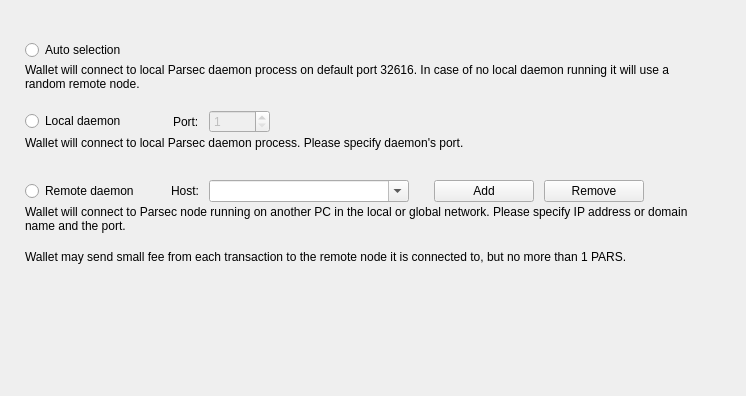
<?xml version="1.0" encoding="UTF-8"?>
<ui version="4.0">
 <class>ConnectionOptionsFrame</class>
 <widget class="QFrame" name="ConnectionOptionsFrame">
  <property name="geometry">
   <rect>
    <x>0</x>
    <y>0</y>
    <width>746</width>
    <height>396</height>
   </rect>
  </property>
  <property name="windowTitle">
   <string>Frame</string>
  </property>
  <property name="frameShape">
   <enum>QFrame::NoFrame</enum>
  </property>
  <property name="frameShadow">
   <enum>QFrame::Raised</enum>
  </property>
  <layout class="QVBoxLayout" name="verticalLayout_5">
   <property name="spacing">
    <number>0</number>
   </property>
   <property name="leftMargin">
    <number>25</number>
   </property>
   <property name="topMargin">
    <number>40</number>
   </property>
   <property name="rightMargin">
    <number>49</number>
   </property>
   <item>
    <widget class="QWidget" name="widget" native="true">
     <property name="sizePolicy">
      <sizepolicy hsizetype="Preferred" vsizetype="Fixed">
       <horstretch>0</horstretch>
       <verstretch>0</verstretch>
      </sizepolicy>
     </property>
     <property name="minimumSize">
      <size>
       <width>0</width>
       <height>70</height>
      </size>
     </property>
     <property name="maximumSize">
      <size>
       <width>16777215</width>
       <height>70</height>
      </size>
     </property>
     <layout class="QVBoxLayout" name="verticalLayout" stretch="0,1">
      <property name="spacing">
       <number>3</number>
      </property>
      <property name="leftMargin">
       <number>0</number>
      </property>
      <property name="topMargin">
       <number>0</number>
      </property>
      <property name="rightMargin">
       <number>0</number>
      </property>
      <property name="bottomMargin">
       <number>0</number>
      </property>
      <item>
       <widget class="QRadioButton" name="m_autoRadio">
        <property name="text">
         <string>Auto selection</string>
        </property>
        <attribute name="buttonGroup">
         <string notr="true">m_connectionButtonGroup</string>
        </attribute>
       </widget>
      </item>
      <item alignment="Qt::AlignTop">
       <widget class="WalletGui::WalletSmallGrayTextLabel" name="m_autoHelperLabel">
        <property name="text">
         <string>Wallet will connect to local Parsec daemon process on default port 32616. In case of no local daemon running it will use a random remote node.</string>
        </property>
        <property name="alignment">
         <set>Qt::AlignLeading|Qt::AlignLeft|Qt::AlignTop</set>
        </property>
        <property name="wordWrap">
         <bool>true</bool>
        </property>
        <property name="indent">
         <number>0</number>
        </property>
       </widget>
      </item>
     </layout>
    </widget>
   </item>
   <item>
    <widget class="QWidget" name="widget_3" native="true">
     <property name="sizePolicy">
      <sizepolicy hsizetype="Preferred" vsizetype="Fixed">
       <horstretch>0</horstretch>
       <verstretch>0</verstretch>
      </sizepolicy>
     </property>
     <property name="minimumSize">
      <size>
       <width>0</width>
       <height>70</height>
      </size>
     </property>
     <property name="maximumSize">
      <size>
       <width>16777215</width>
       <height>70</height>
      </size>
     </property>
     <layout class="QVBoxLayout" name="verticalLayout_3" stretch="0,1">
      <property name="spacing">
       <number>3</number>
      </property>
      <property name="leftMargin">
       <number>0</number>
      </property>
      <property name="topMargin">
       <number>0</number>
      </property>
      <property name="rightMargin">
       <number>0</number>
      </property>
      <property name="bottomMargin">
       <number>0</number>
      </property>
      <item>
       <layout class="QHBoxLayout" name="horizontalLayout">
        <property name="spacing">
         <number>10</number>
        </property>
        <item>
         <widget class="QRadioButton" name="m_localRadio">
          <property name="text">
           <string>Local daemon</string>
          </property>
          <attribute name="buttonGroup">
           <string notr="true">m_connectionButtonGroup</string>
          </attribute>
         </widget>
        </item>
        <item>
         <spacer name="horizontalSpacer">
          <property name="orientation">
           <enum>Qt::Horizontal</enum>
          </property>
          <property name="sizeType">
           <enum>QSizePolicy::Fixed</enum>
          </property>
          <property name="sizeHint" stdset="0">
           <size>
            <width>37</width>
            <height>20</height>
           </size>
          </property>
         </spacer>
        </item>
        <item>
         <widget class="QLabel" name="label">
          <property name="text">
           <string>Port:</string>
          </property>
         </widget>
        </item>
        <item alignment="Qt::AlignVCenter">
         <widget class="QSpinBox" name="m_localPortSpin">
          <property name="enabled">
           <bool>false</bool>
          </property>
          <property name="minimum">
           <number>1</number>
          </property>
          <property name="maximum">
           <number>65535</number>
          </property>
          <property name="value">
           <number>1</number>
          </property>
         </widget>
        </item>
        <item>
         <spacer name="horizontalSpacer_2">
          <property name="orientation">
           <enum>Qt::Horizontal</enum>
          </property>
          <property name="sizeHint" stdset="0">
           <size>
            <width>40</width>
            <height>20</height>
           </size>
          </property>
         </spacer>
        </item>
       </layout>
      </item>
      <item alignment="Qt::AlignTop">
       <widget class="WalletGui::WalletSmallGrayTextLabel" name="m_localHelperLabel">
        <property name="text">
         <string>Wallet will connect to local Parsec daemon process. Please specify daemon's port.</string>
        </property>
        <property name="alignment">
         <set>Qt::AlignLeading|Qt::AlignLeft|Qt::AlignTop</set>
        </property>
        <property name="wordWrap">
         <bool>true</bool>
        </property>
        <property name="indent">
         <number>0</number>
        </property>
       </widget>
      </item>
     </layout>
    </widget>
   </item>
   <item>
    <widget class="QWidget" name="widget_4" native="true">
     <property name="sizePolicy">
      <sizepolicy hsizetype="Preferred" vsizetype="Fixed">
       <horstretch>0</horstretch>
       <verstretch>0</verstretch>
      </sizepolicy>
     </property>
     <property name="minimumSize">
      <size>
       <width>0</width>
       <height>70</height>
      </size>
     </property>
     <property name="maximumSize">
      <size>
       <width>16777215</width>
       <height>70</height>
      </size>
     </property>
     <layout class="QVBoxLayout" name="verticalLayout_4" stretch="0,1">
      <property name="spacing">
       <number>3</number>
      </property>
      <property name="leftMargin">
       <number>0</number>
      </property>
      <property name="topMargin">
       <number>0</number>
      </property>
      <property name="rightMargin">
       <number>0</number>
      </property>
      <property name="bottomMargin">
       <number>0</number>
      </property>
      <item>
       <layout class="QHBoxLayout" name="horizontalLayout_2">
        <property name="spacing">
         <number>10</number>
        </property>
        <item>
         <widget class="QRadioButton" name="m_remoteRadio">
          <property name="text">
           <string>Remote daemon</string>
          </property>
          <attribute name="buttonGroup">
           <string notr="true">m_connectionButtonGroup</string>
          </attribute>
         </widget>
        </item>
        <item>
         <spacer name="horizontalSpacer_3">
          <property name="orientation">
           <enum>Qt::Horizontal</enum>
          </property>
          <property name="sizeType">
           <enum>QSizePolicy::Fixed</enum>
          </property>
          <property name="sizeHint" stdset="0">
           <size>
            <width>22</width>
            <height>20</height>
           </size>
          </property>
         </spacer>
        </item>
        <item>
         <widget class="QLabel" name="label_2">
          <property name="text">
           <string>Host:</string>
          </property>
         </widget>
        </item>
        <item>
         <widget class="QComboBox" name="remoteNodesComboBox">
          <property name="minimumSize">
           <size>
            <width>200</width>
            <height>0</height>
           </size>
          </property>
          <property name="editable">
           <bool>true</bool>
          </property>
          <property name="insertPolicy">
           <enum>QComboBox::InsertAtTop</enum>
          </property>
         </widget>
        </item>
        <item>
         <spacer name="horizontalSpacer_5">
          <property name="orientation">
           <enum>Qt::Horizontal</enum>
          </property>
          <property name="sizeType">
           <enum>QSizePolicy::Fixed</enum>
          </property>
          <property name="sizeHint" stdset="0">
           <size>
            <width>15</width>
            <height>20</height>
           </size>
          </property>
         </spacer>
        </item>
        <item>
         <widget class="WalletGui::WalletNormalBlueButton" name="addNodeButton">
          <property name="sizePolicy">
           <sizepolicy hsizetype="Preferred" vsizetype="Fixed">
            <horstretch>0</horstretch>
            <verstretch>0</verstretch>
           </sizepolicy>
          </property>
          <property name="minimumSize">
           <size>
            <width>100</width>
            <height>0</height>
           </size>
          </property>
          <property name="baseSize">
           <size>
            <width>150</width>
            <height>0</height>
           </size>
          </property>
          <property name="text">
           <string>Add</string>
          </property>
         </widget>
        </item>
        <item>
         <widget class="WalletGui::WalletNormalBlueButton" name="removeNodeButton">
          <property name="sizePolicy">
           <sizepolicy hsizetype="Preferred" vsizetype="Fixed">
            <horstretch>0</horstretch>
            <verstretch>0</verstretch>
           </sizepolicy>
          </property>
          <property name="minimumSize">
           <size>
            <width>100</width>
            <height>0</height>
           </size>
          </property>
          <property name="baseSize">
           <size>
            <width>150</width>
            <height>0</height>
           </size>
          </property>
          <property name="text">
           <string>Remove</string>
          </property>
         </widget>
        </item>
        <item>
         <spacer name="horizontalSpacer_4">
          <property name="orientation">
           <enum>Qt::Horizontal</enum>
          </property>
          <property name="sizeHint" stdset="0">
           <size>
            <width>30</width>
            <height>20</height>
           </size>
          </property>
         </spacer>
        </item>
       </layout>
      </item>
      <item alignment="Qt::AlignTop">
       <widget class="WalletGui::WalletSmallGrayTextLabel" name="m_remoteHelperLabel">
        <property name="text">
         <string>Wallet will connect to Parsec node running on another PC in the local or global network. Please specify IP address or domain name and the port.</string>
        </property>
        <property name="alignment">
         <set>Qt::AlignLeading|Qt::AlignLeft|Qt::AlignTop</set>
        </property>
        <property name="wordWrap">
         <bool>true</bool>
        </property>
        <property name="indent">
         <number>0</number>
        </property>
       </widget>
      </item>
     </layout>
    </widget>
   </item>
   <item>
    <widget class="WalletGui::WalletSmallGrayTextLabel" name="label_4">
     <property name="text">
      <string>Wallet may send small fee from each transaction to the remote node it is connected to, but no more than 1 PARS.</string>
     </property>
     <property name="wordWrap">
      <bool>true</bool>
     </property>
    </widget>
   </item>
   <item>
    <spacer name="verticalSpacer">
     <property name="orientation">
      <enum>Qt::Vertical</enum>
     </property>
     <property name="sizeHint" stdset="0">
      <size>
       <width>665</width>
       <height>61</height>
      </size>
     </property>
    </spacer>
   </item>
  </layout>
 </widget>
 <customwidgets>
  <customwidget>
   <class>WalletGui::WalletSmallGrayTextLabel</class>
   <extends>QLabel</extends>
   <header>Gui/Common/WalletTextLabel.h</header>
  </customwidget>
  <customwidget>
   <class>WalletGui::WalletNormalBlueButton</class>
   <extends>QPushButton</extends>
   <header>Gui/Common/WalletBlueButton.h</header>
  </customwidget>
 </customwidgets>
 <resources/>
 <connections>
  <connection>
   <sender>m_connectionButtonGroup</sender>
   <signal>buttonClicked(int)</signal>
   <receiver>ConnectionOptionsFrame</receiver>
   <slot>connectionButtonClicked(int)</slot>
   <hints>
    <hint type="sourcelabel">
     <x>-1</x>
     <y>-1</y>
    </hint>
    <hint type="destinationlabel">
     <x>372</x>
     <y>197</y>
    </hint>
   </hints>
  </connection>
  <connection>
   <sender>m_localRadio</sender>
   <signal>toggled(bool)</signal>
   <receiver>m_localPortSpin</receiver>
   <slot>setEnabled(bool)</slot>
   <hints>
    <hint type="sourcelabel">
     <x>81</x>
     <y>194</y>
    </hint>
    <hint type="destinationlabel">
     <x>270</x>
     <y>193</y>
    </hint>
   </hints>
  </connection>
  <connection>
   <sender>addNodeButton</sender>
   <signal>clicked()</signal>
   <receiver>ConnectionOptionsFrame</receiver>
   <slot>addNodeClicked()</slot>
   <hints>
    <hint type="sourcelabel">
     <x>655</x>
     <y>191</y>
    </hint>
    <hint type="destinationlabel">
     <x>372</x>
     <y>197</y>
    </hint>
   </hints>
  </connection>
  <connection>
   <sender>removeNodeButton</sender>
   <signal>clicked()</signal>
   <receiver>ConnectionOptionsFrame</receiver>
   <slot>removeNodeClicked()</slot>
   <hints>
    <hint type="sourcelabel">
     <x>481</x>
     <y>191</y>
    </hint>
    <hint type="destinationlabel">
     <x>372</x>
     <y>197</y>
    </hint>
   </hints>
  </connection>
  <connection>
   <sender>remoteNodesComboBox</sender>
   <signal>editTextChanged(QString)</signal>
   <receiver>ConnectionOptionsFrame</receiver>
   <slot>remoteNodesComboChanged(QString)</slot>
   <hints>
    <hint type="sourcelabel">
     <x>306</x>
     <y>191</y>
    </hint>
    <hint type="destinationlabel">
     <x>372</x>
     <y>197</y>
    </hint>
   </hints>
  </connection>
 </connections>
 <slots>
  <slot>remoteHostNameChanged(QString)</slot>
  <slot>connectionButtonClicked(int)</slot>
  <slot>remoteNodesComboChanged(QString)</slot>
  <slot>addNodeClicked()</slot>
  <slot>removeNodeClicked()</slot>
 </slots>
 <buttongroups>
  <buttongroup name="m_connectionButtonGroup"/>
 </buttongroups>
</ui>
